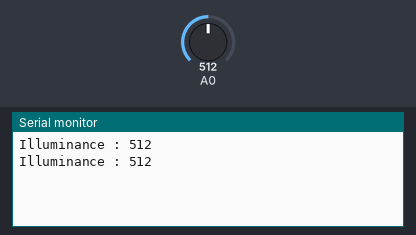
The sketch below on a simulated Arduino Uno, built with avr-gcc and run on an emulated ATmega328P. Parts: the last lines printed to the serial monitor. The test bench sets the inputs (shaded band); at power-on: A0 = 512.

Above: at 1.8 s.
1.9 s: A0 set to 716
At 2.4 s:
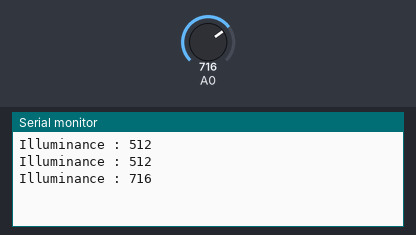
3.4 s: A0 set to 900
At 4.8 s:
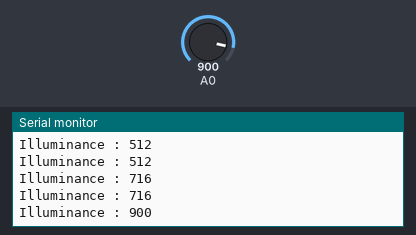
Timing chart, 0 to 6.4 s (numbered marks = the images above; inputs shaded):
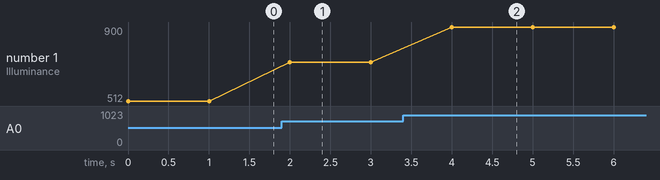

Measured:
- after the input at 1.9 s, the serial monitor: prints a new line after 0.10 s (image 1)
- after the input at 3.4 s, the serial monitor: prints a new line after 0.60 s (image 2)
- plotted number 1: 512 → 716 after the input at 1.9 s, 716 → 900 after the input at 3.4 s

The sketch:

Illuminance.ino
```cpp
void setup() {
  // put your setup code here, to run once:
  Serial.begin(9600);
}

void loop() {
  // put your main code here, to run repeatedly:
  int illuminance = analogRead(A0);
  if(illuminance >= 0 && illuminance < 1024)
  {
    Serial.print("Illuminance : ");
    Serial.println(illuminance);
    delay(1000);
  }
}
```
